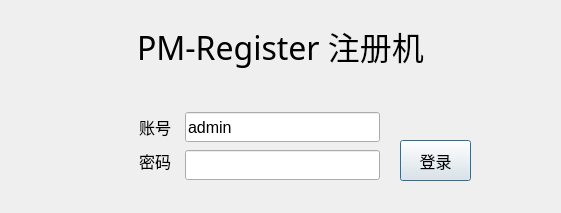
<?xml version="1.0" encoding="UTF-8"?>
<ui version="4.0">
 <class>UsrLandDlg</class>
 <widget class="QDialog" name="UsrLandDlg">
  <property name="geometry">
   <rect>
    <x>0</x>
    <y>0</y>
    <width>561</width>
    <height>213</height>
   </rect>
  </property>
  <property name="windowTitle">
   <string>Dialog</string>
  </property>
  <property name="styleSheet">
   <string notr="true"/>
  </property>
  <widget class="QLabel" name="stateLabel">
   <property name="geometry">
    <rect>
     <x>180</x>
     <y>80</y>
     <width>181</width>
     <height>31</height>
    </rect>
   </property>
   <property name="font">
    <font>
     <family>宋体</family>
     <pointsize>11</pointsize>
    </font>
   </property>
   <property name="styleSheet">
    <string notr="true">color: rgb(255, 0, 0);</string>
   </property>
   <property name="text">
    <string/>
   </property>
  </widget>
  <widget class="QLineEdit" name="nameLineEdit">
   <property name="geometry">
    <rect>
     <x>185</x>
     <y>112</y>
     <width>195</width>
     <height>30</height>
    </rect>
   </property>
   <property name="font">
    <font>
     <family>Arial</family>
     <pointsize>12</pointsize>
     <bold>false</bold>
    </font>
   </property>
   <property name="text">
    <string>admin</string>
   </property>
  </widget>
  <widget class="QLineEdit" name="pwdLineEdit">
   <property name="geometry">
    <rect>
     <x>185</x>
     <y>150</y>
     <width>195</width>
     <height>30</height>
    </rect>
   </property>
   <property name="font">
    <font>
     <family>Arial</family>
     <bold>false</bold>
    </font>
   </property>
   <property name="text">
    <string/>
   </property>
   <property name="echoMode">
    <enum>QLineEdit::Password</enum>
   </property>
  </widget>
  <widget class="QPushButton" name="landBtn">
   <property name="geometry">
    <rect>
     <x>400</x>
     <y>140</y>
     <width>71</width>
     <height>41</height>
    </rect>
   </property>
   <property name="font">
    <font>
     <family>微软雅黑</family>
     <pointsize>12</pointsize>
    </font>
   </property>
   <property name="cursor">
    <cursorShape>PointingHandCursor</cursorShape>
   </property>
   <property name="text">
    <string>登录</string>
   </property>
   <property name="autoDefault">
    <bool>true</bool>
   </property>
  </widget>
  <widget class="QLabel" name="label">
   <property name="geometry">
    <rect>
     <x>60</x>
     <y>112</y>
     <width>111</width>
     <height>30</height>
    </rect>
   </property>
   <property name="font">
    <font>
     <family>微软雅黑</family>
     <pointsize>12</pointsize>
    </font>
   </property>
   <property name="styleSheet">
    <string notr="true"/>
   </property>
   <property name="text">
    <string>账号</string>
   </property>
   <property name="alignment">
    <set>Qt::AlignRight|Qt::AlignTrailing|Qt::AlignVCenter</set>
   </property>
  </widget>
  <widget class="QLabel" name="label_2">
   <property name="geometry">
    <rect>
     <x>60</x>
     <y>146</y>
     <width>111</width>
     <height>30</height>
    </rect>
   </property>
   <property name="font">
    <font>
     <family>微软雅黑</family>
     <pointsize>12</pointsize>
    </font>
   </property>
   <property name="styleSheet">
    <string notr="true"/>
   </property>
   <property name="text">
    <string>密码</string>
   </property>
   <property name="alignment">
    <set>Qt::AlignRight|Qt::AlignTrailing|Qt::AlignVCenter</set>
   </property>
  </widget>
  <widget class="QLabel" name="label_3">
   <property name="geometry">
    <rect>
     <x>0</x>
     <y>10</y>
     <width>561</width>
     <height>71</height>
    </rect>
   </property>
   <property name="font">
    <font>
     <family>微软雅黑</family>
     <pointsize>24</pointsize>
     <bold>false</bold>
    </font>
   </property>
   <property name="styleSheet">
    <string notr="true"/>
   </property>
   <property name="text">
    <string>PM-Register 注册机</string>
   </property>
   <property name="alignment">
    <set>Qt::AlignCenter</set>
   </property>
  </widget>
 </widget>
 <resources/>
 <connections/>
</ui>
